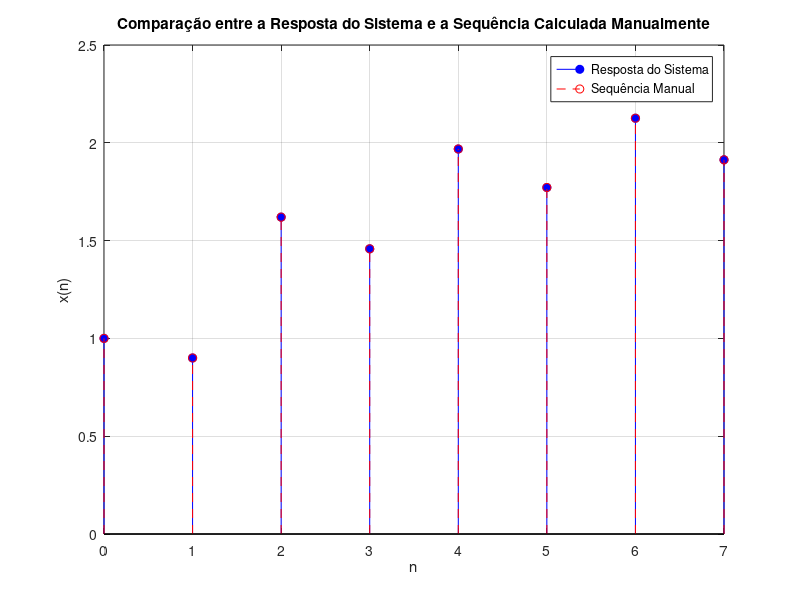

The MATLAB script that drew this image:
clear all
close all

%* ===  FUNCTION  ======================================================================
%         Name: impseq
%  Description: Funcao para gerar sequencia impulso.
%   Parametros: n0 = posicao do impulso; n1 = inicio da sequencia; n2 = fim da sequencia
%                x = sequencia de impulso; n = vetor de indices de tempo
%* =====================================================================================
function [x, n] = impseq(n0, n1, n2)
  n = [n1:n2];
  x = (n-n0) == 0;
end

b = 1; % Definindo coeficiente do numerador

% Calculando os coeficientes do polinomio do denominador com a funcao poly
a = poly([0.9, 0.9, -0.9]);

% Realizando o calculo da decomposicao em fracoes parcias com a funcao residue
[r, p, c] = residue(b, a)

% ----------- Processamento para calcular a transformada Z inversa -----------

[delta, n] = impseq(0, 0, 7); % Gerando sequencia pulso [n = 0 ate n = 7] 
x = filter(b, a, delta)  % Aplicando filtro digital, e obtendo resposta do sistema

% Realizando o calculo da sequencia x(n) manualmente para verificar a sequencia
x_m = (0.75)*(0.9).^n + (0.5)*n.*(0.9).^n + (0.25)*(-0.9).^n;

% ----------- Plotagem para comparar as sequencias -----------

% Plotando a resposta do sistema obtida com o filtro digital
figure;
stem(n, x, 'b', 'filled');
hold on;

% Plotando a sequencia calculada manualmente
stem(n, x_m, 'r--');
hold off;

% Configuracoes do grafico
title('Comparação entre a Resposta do Sistema e a Sequência Calculada Manualmente');
xlabel('n');
ylabel('x(n)');
legend('Resposta do Sistema', 'Sequência Manual');
grid on;
